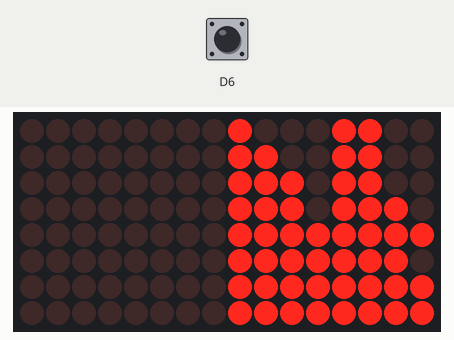
Simulated run of this sketch. Board: ESP8266 (NodeMCU). On the bench: 16×8 LED matrix. The inputs (shaded band) are chosen by the test bench; at power-on: D6 LOW. WiFi joins after 1.5 s; servers stay silent unless stated; the local clock reads 2024-03-15 10:24:30 at power-on unless the sketch sets it; random numbers use the default seed unless the sketch sets one; what the sketch prints to the serial monitor is not drawn.

Above: at 3.6 s.
3.7 s: D6 driven HIGH
At 7.6 s:
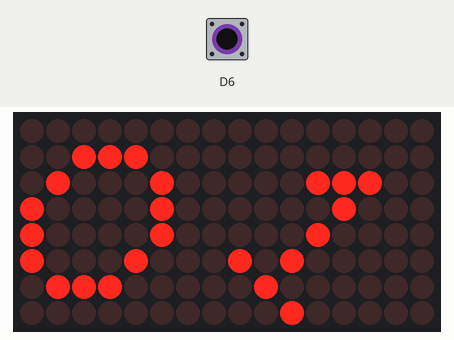
8.1 s: D6 pulsed LOW 2 times (0.12 s each, 0.3 s apart)
At 8.23 s:
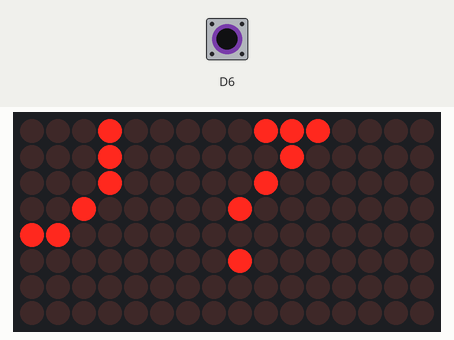
10.2 s: D6 driven LOW
At 11.99 s:
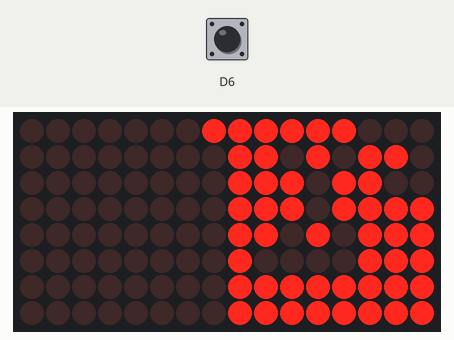
12.9 s: D6 driven HIGH
At 18.7 s:
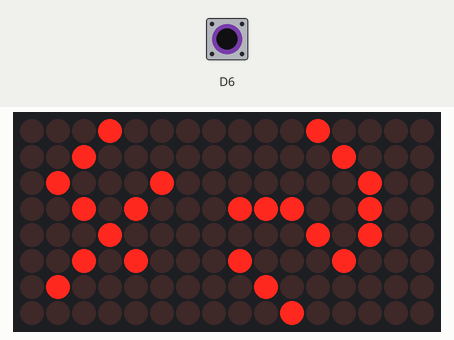
20.9 s: D6 driven LOW
At 22.68 s:
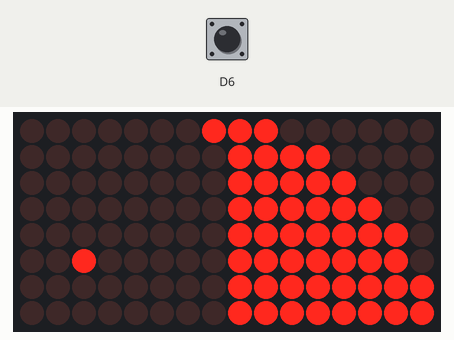
22.9 s: D6 driven HIGH
At 24.63 s:
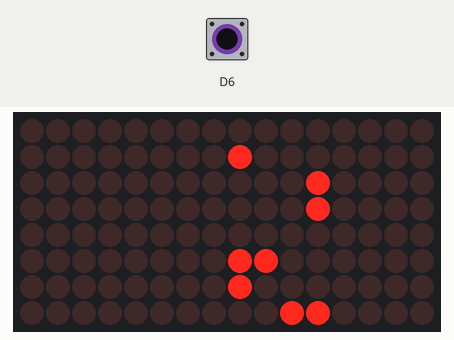

The sketch:

sandclock.ino
```cpp
// Sandclock for ESP8266
// V1.6 -  October 2021
// Blenderlab (http://www.blenderlab.fr / http://www.asthrolab.fr)
// Fab4U (http://www.fab4U.de)
//
// Hardware needed :
// ESP8266
// 2 Led Matrix with MAX7219 controller
// Wires, powersupply ...;-D
//
//
// Connect the first matrix to the arduino (5 pins, as follow)
// Connect (chain) the second matrix to the first one : All same pins except (DOUT->DIN)
// Taht's it !
//
// Matrix pinout
// CS = D8
// CL = D5
// DI = D7
//
// SW350D : 12 & GND (Vibration sensor) - (We use internal pullup)

#ifndef STASSID
#define STASSID "LaCabane"
#define STAPSK  "123NousIronsAuBois"
#endif
#define MY_NTP_SERVER "fr.pool.ntp.org"
#define MY_TZ "CET-1CEST,M3.5.0,M10.5.0/3"
/* Globals */
time_t now;                         // this is the epoch
tm tm;                              // the structure tm holds time information in a more convient way

#define MAX_DEVICES 2

#define CLK_PIN D5 // or SCK
#define DATA_PIN D7 // or MOSI
#define CS_PIN D8 // or SS


#include <MD_MAX72xx.h> // Available in Arduino repo
#include <SPI.h>
#include "font_diagonal.h";
// Date and time functions using a DS1307 RTC connected via I2C and Wire lib
#include <ESP8266WiFi.h>
#include <time.h>                   // time() ctime()


#define HARDWARE_TYPE MD_MAX72XX::ICSTATION_HW //edit this as per your LED matrix hardware type
MD_MAX72XX matrix = MD_MAX72XX(HARDWARE_TYPE, CS_PIN, MAX_DEVICES);

#define NB_TRYWIFI        30    // Nbr de tentatives de connexion au réseau WiFi | Number of try to connect to WiFi network

#define HAUT 0
#define BAS 1
#define LEDON 1
#define LEDOFF 0
#define SHAKE 12 // Vibration sensor pin

#define MODE 2
// 1 = normal - random length loop
// 2 = 1 minute per loop.

int wait = 20; // In milliseconds
int ln = 5; // Filling level of the globe
// One second between each marble drop :
int htimeout = 1000;

// Timer for benchmarking
unsigned long startms = millis();

// Variable for the timing :
unsigned long timer = 0;

//  Timeout for a next-grain drop
int next_grain = 0;

//Array of pixels (2 matrices of 8x8)
int pixels[8][16];

// Emptying led array :
void cleanup_pixels() {
  for (int i = 0; i < 8 ; i++) {
    for (int j = 0; j < 16; j++) {
      pixels[i][j] = 0;
    }
  }
}

// Filling the Upper glass with some sand :
void fill_hourglass(int niv = 5, int globe = HAUT) {
  cleanup_pixels();
  byte minu = 0;
  niv = 0;

#if MODE==1

  for (int y = 0; y < 8; y++) {
    for (int x = 0; x < 8; x++) {
      if ((x + y) > niv) {
        set_pixel(x, y, globe, LEDON);
        //draw_hourglass();
        minu++;
        delay(10);
      }
    }
  }

# else
  while (minu <= 48) {
    int x = random(8);
    int y = random(8);
    if (get_pixel(x, y, HAUT) == LEDOFF) {
      set_pixel(x, y, HAUT, LEDON);
      minu++;
      draw_hourglass();
      delay(10);
    }
  }


# endif
  Serial.println("====");
  timer = millis();
}

// cleanupp the lower glass slowly  :
void empty_hourglass( int globe = BAS) {
  for (int i = 0; i <= 256; i++) {
    set_pixel(random(8), random(8), random(2), LEDOFF);
    animer(random(8), random(8) , 1);
    draw_hourglass();
    delay(1);
  }

}

// Routine to print the led array on the matrix
void draw_hourglass() {
  for (int i = 0; i < 8; i++) {
    for (int j = 0; j < 16; j++) {
      matrix.setPoint(i, j, pixels[i][j]);
    }
  }
}

// Routine to move 1 pixel from X1/Y1 to X2/Y2 in the same globe :
int move_grain(int x1, int y1, int x2, int y2, int globe) {
  if (get_pixel(x2, y2, globe) == LEDOFF) {   // there's no pixel here !
    set_pixel(x1, y1,   globe, LEDOFF);
    set_pixel(x2, y2, globe, LEDON);
    //delay(1); // Wait a bit, it's so cute !
    return (1);
  }
  return (0);
}

// Routine to get the led's state :
int get_pixel(int x, int y, int globe) {
  if ((x > 7) || (y > 7)) {
    return (255); // Outcote scope... sorry !
  }

  if (globe == BAS) { // Adding ofset for the lower matrix :
    y += 8;
  }
  return ( pixels[x][y] );
}

// Setting led to selected state :
// X,Y,HAUT/BAS,ON/OFF
void set_pixel(int x, int y, int globe, const int allume) {
  if ((x > 7) || (y > 7)) {
    return;
  }
  if ((x < 0) || (y < 0)) {
    return;
  }
  if (globe == BAS) {
    y += 8; // Offset for the lower matrix
  }
  pixels[x][y] = allume;

}

// How pixels move (moving the pixel at X,Y from the HAUT/BAS globe)
int animer(int x, int y, int globe) {
  static int  cote = 0; // From the left ? To the right ...
  static int  gs = 0; // Number of grains that were NOT moved (fails)

  // trying not to move pixels away from the matrix :
  x = constrain(x, 0, 7);
  y = constrain(y, 0, 7);

  // If pixel is OFF : nothing to do & add a fail to counter :
  if (get_pixel(x, y, globe) == LEDOFF) {
    gs++;
    return (gs);
  }

  // If we managed to move the pixel by 1 pixel on X & Y( vertical move ) : reset fail counter :
  if ( move_grain(x, y, x + 1, y + 1, globe) ) {
    gs = 0;
    return (gs);
  }

  // If we didn't managed last move, trying to move on the side :
  if (cote) {
    cote ^= 1;    // change cote & trying to move :
    if ( move_grain(x, y, x + 1, y, globe) ) {
      gs = 0;   // reset failing counter
      return (gs);
    } // Other side :
    if ( move_grain(x, y, x, y + 1, globe) ) {
      gs = 0;   // reset failing counter
      return (gs);
    }
  }
  else {
    cote ^= 1;    // change cote
    if ( move_grain(x, y, x, y + 1, globe) ) {
      gs = 0;   // reset failing counter
      return (gs);
    }
    if ( move_grain(x, y, x + 1, y, globe) ) {
      gs = 0;   // reset failing counter
      return (gs);
    }
  }
  // If we try to move a pixel from the lower globe : failing again.
  if (globe == BAS) {
    gs++;
  }
  else {
    gs = 0;
  }
  // Setting the pixel to the newer position :
  set_pixel(x, y, globe, LEDON);

  // Drawing the result :
  draw_hourglass();
  return (gs);
}

// Removing the last pixel of the upper globe, to the first of the lower :
void drop() {
  if (get_pixel(7, 7, HAUT) == LEDOFF) {
    return;
  }
  if (get_pixel(0, 0, BAS) == LEDOFF) {
    set_pixel(7, 7, HAUT, LEDOFF);
    set_pixel(0, 0, BAS, LEDON);
  }
  draw_hourglass();
}

// Function to draw integers on the screen
void drawInt(int16_t x, int16_t y, int c,  byte globe) {
  for (int8_t i = 0 ; i < 8; i++ ) {
    uint8_t line;
    line = pgm_read_byte(font + (i + 8 * c));
    for (int8_t j = 0; j < 8; j++, line >>= 1 ) {
      if (line & 0x1) {
        set_pixel(x + j, y + 8 - i, globe, LEDON);
      }
    }
  }
}

// Function tha display current time
void displaytime() {
 time(&now);                       // read the current time
  localtime_r(&now, &tm);           // update the structure tm with the current time
  // Get current ime
  int ho = (tm.tm_hour);
  int mi = (tm.tm_min);
  // Moving from out the screen to the center :
  for (int k = 8; k >= 0; k--) {
    cleanup_pixels();
    drawInt(k, -k, ho / 10, HAUT);
    drawInt(k, -k, ho - (ho / 10) * 10, BAS);
    draw_hourglass();
    delay(100);
  }
  delay(1000);

  // Moving the hours out & let the minutes come in :
  for (int k = 0; k >= -8; k--) {
    cleanup_pixels();
    drawInt(k, -k, ho / 10, HAUT);
    drawInt(k, -k, ho - (ho / 10) * 10, BAS);
    drawInt(k + 8,  -k - 8, mi / 10, HAUT);
    drawInt(k + 8,  -k - 8, mi - (mi / 10) * 10, BAS);
    draw_hourglass();
    delay(100);
  }
  delay(1000);

  // Push the minutes out :
  for (int k = 0; k >= -8; k--) {
    cleanup_pixels();
    drawInt(k, -k, mi / 10, HAUT);
    drawInt(k, -k, mi - (mi / 10) * 10, BAS);
    draw_hourglass();
    delay(100);
  }

}

uint32_t sntp_startup_delay_MS_rfc_not_less_than_60000 () {
  randomSeed(A0);
  return random(5000);
}

// Setu p :What elese ?
void setup() {
  Serial.begin(115200);
  randomSeed(analogRead(A0)); // Initialize random generator
  matrix.begin();
  matrix.control(MD_MAX72XX::INTENSITY, 0);

  int _try = 0;
  configTime(MY_TZ, MY_NTP_SERVER);


  // start network
  WiFi.persistent(false);
  WiFi.mode(WIFI_STA);
  WiFi.begin(STASSID, STAPSK);
  while (WiFi.status() != WL_CONNECTED) {
    delay(200);
    Serial.print ( "." );
  }
  Serial.println("\nWiFi connected");

  Serial.println("IP address: ");
  Serial.println(WiFi.localIP());

  time(&now);                       // read the current time
  localtime_r(&now, &tm);           // update the structure tm with the current time
  fill_hourglass(ln, HAUT); // First refill
  startms = millis(); // init counter
}

void reset_hourglass() {
  empty_hourglass();
  ln = random(8) + 1;
  displaytime();
  fill_hourglass(ln);
  startms = millis();
  drop();
}

// Main loop :
void loop() {
  // TIme since poweron :
  long nowms = millis();

  // timeout reached ?  Dropping 1 marble :
  if ((nowms - startms) >= htimeout) {
    startms = nowms;
    drop();
  }
  if (digitalRead(12) == HIGH) { // If vibration recorded : reset !
    reset_hourglass();
  }

  // If we cannot manage to move 128 pixels, considering that the globe is empty.
  if (animer(random(8), random(8) , random(2) ) > 512) {
    reset_hourglass();
  }
}
```

font_diagonal.h
```cpp
/*
 * font_diagonal_cw.h
 *
 */

/**********************************************************************************
Description:    Diagonal font
Author:       Frank Andre / Thomas Hocedez
Copyright 2015 / 2016:   Frank Andre  / Thomas Hocedez
License:      see "license.md"
Disclaimer:     This software is provided by the copyright holder "as is" and any
          express or implied warranties, including, but not limited to, the
          implied warranties of merchantability and fitness for a particular
          purpose are disclaimed. In no event shall the copyright owner or
          contributors be liable for any direct, indirect, incidental,
          special, exemplary, or consequential damages (including, but not
          limited to, procurement of substitute goods or services; loss of
          use, data, or profits; or business interruption) however caused
          and on any theory of liability, whether in contract, strict
          liability, or tort (including negligence or otherwise) arising
          in any way out of the use of this software, even if advised of
          the possibility of such damage.

**********************************************************************************/
const  uint8_t font[] PROGMEM = {
0x00, 0x38, 0x44, 0x42, 0x42, 0x22, 0x1C, 0x00, // 0
0x00, 0x20, 0x40, 0xA0, 0x14, 0x0C, 0x04, 0x00,// 1
0x10, 0x28, 0x48, 0x88, 0x11, 0x22, 0x1C, 0x00, // 2
0x10, 0x20, 0x40, 0x48, 0x31, 0x12, 0x0C, 0x00, // 3
0x00, 0x00, 0x44, 0x2A, 0x11, 0x28, 0x04, 0x00, // 4
0x00, 0x30, 0x40, 0x46, 0x49, 0x32, 0x04, 0x08, // 5
0x00, 0x38, 0x44, 0x46, 0x4A, 0x32, 0x04, 0x08, // 6
0x00, 0x00, 0x40, 0x20, 0x11, 0x12, 0x14, 0x08, // 7
0x00, 0x38, 0x48, 0x4E, 0x72, 0x12, 0x1C, 0x00, // 8
0x00, 0x30, 0x40, 0x4E, 0x52, 0x22, 0x1C, 0x00}; // 9
```

Measured:
- what the display in image 1 shows lasts 1.2 s, from 6.8 s to 8.0 s
- what the display in image 6 shows lasts 0.5 s, from 24.4 s to 24.9 s
